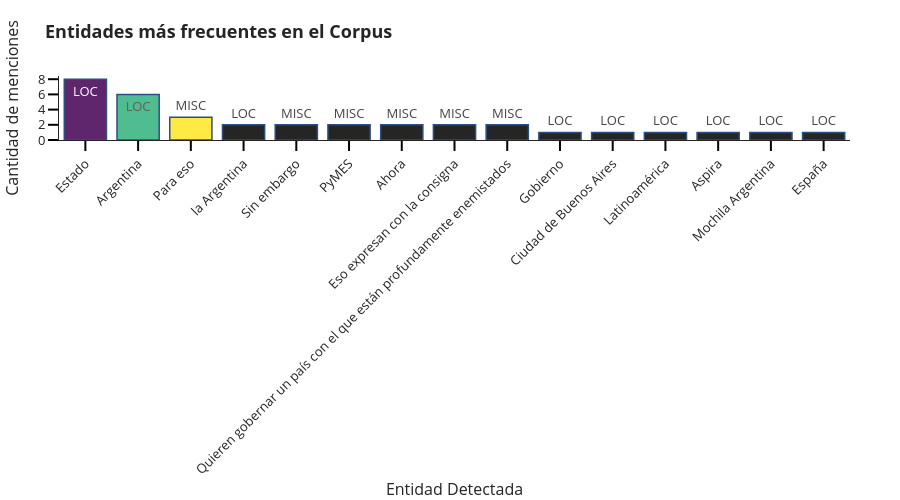

The cell this chart's notebook holds for it:
### Code cell
visualizar_entidades_plotly(pipeline_anfibia.analizador.extraer_entidades())

### Figure 1 — Plotly figure (JSON) as saved in the notebook; plotly's stock layout.template omitted (floating-point values rounded to 4 significant figures)
{"data": [{"hovertemplate": "<b>Entidad:</b> %{x}<br><b>Frecuencia:</b> %{y}<br><b>Categoría:</b> %{text}<extra></extra>", "marker": {"color": [0.003922, 0.451, 0.698], "line": {"color": "rgb(8,48,107)", "width": 1.5}}, "opacity": 0.85, "text": ["LOC", "LOC", "MISC", "LOC", "MISC", "MISC", "MISC", "MISC", "MISC", "LOC", "LOC", "LOC", "LOC", "LOC", "LOC"], "type": "bar", "x": ["Estado", "Argentina", "Para eso", "la Argentina", "Sin embargo", "PyMES", "Ahora", "Eso expresan con la consigna", "Quieren gobernar un país con el que están profundamente enemistados", "Gobierno", "Ciudad de Buenos Aires", "Latinoamérica", "Aspira", "Mochila Argentina", "España"], "y": [8, 6, 3, 2, 2, 2, 2, 2, 2, 1, 1, 1, 1, 1, 1]}], "layout": {"font": {"size": 13}, "height": 500, "margin": {"b": 100, "l": 50, "r": 50, "t": 80}, "title": {"font": {"size": 18}, "text": "<b>Entidades más frecuentes en el Corpus</b>"}, "xaxis": {"tickangle": -45, "tickcolor": "black", "ticklen": 10, "ticks": "outside", "tickwidth": 2, "title": {"text": "Entidad Detectada"}}, "yaxis": {"tickcolor": "black", "ticklen": 10, "ticks": "outside", "tickwidth": 2, "title": {"text": "Cantidad de menciones"}}}}
